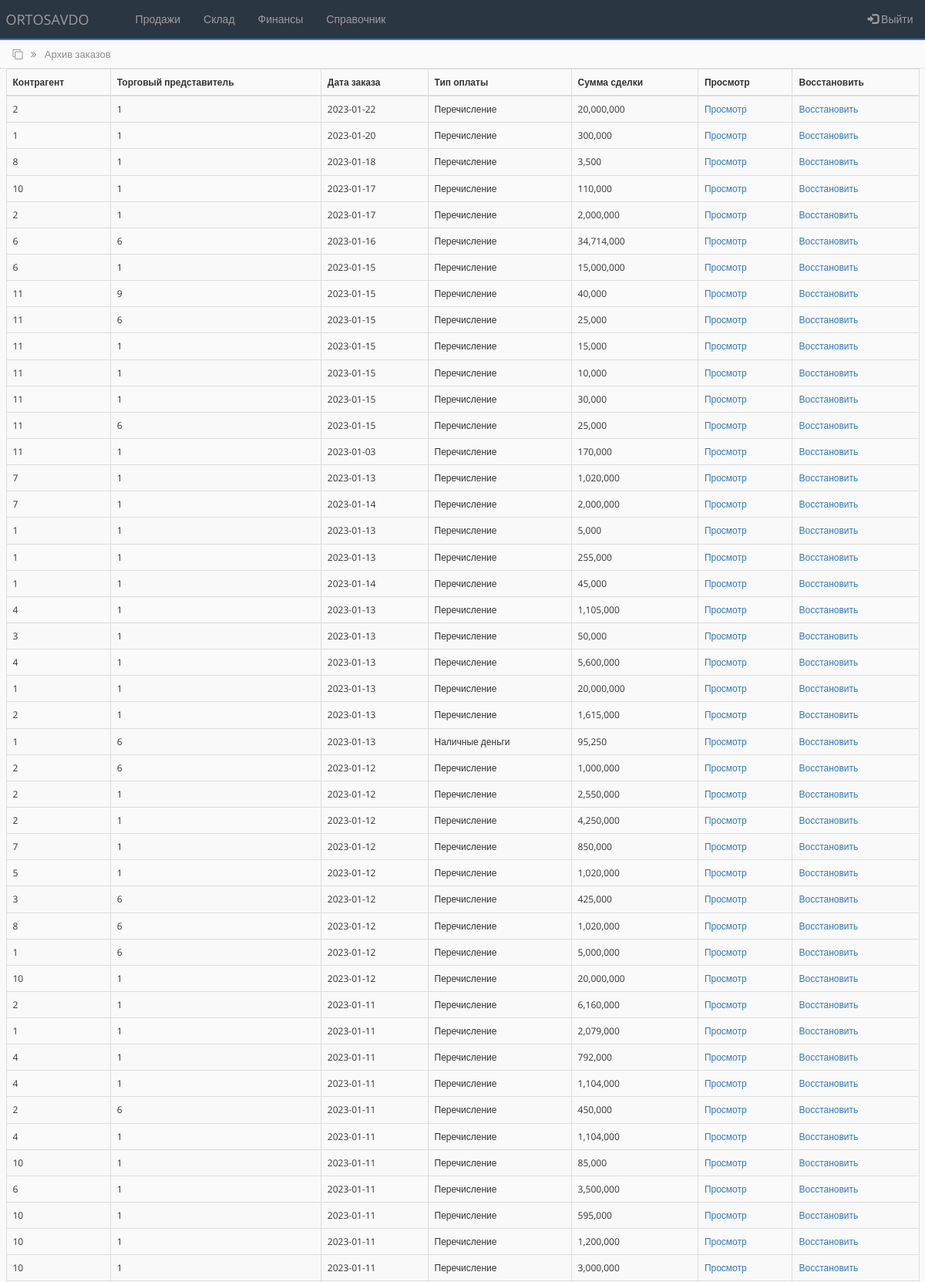
Screenshot of /archive_order.php (signed in, upper part) with the database file from the repository.
### tables this page shows
CREATE TABLE `main_ord_tbl` (
  `id` int(100) NOT NULL,
  `contractor` varchar(250) NOT NULL,
  `sale_agent` varchar(250) NOT NULL,
  `ord_date` date NOT NULL,
  `payment_type` varchar(250) NOT NULL,
  `transaction_amount` int(100) NOT NULL,
  `order_status` int(100) NOT NULL DEFAULT '0'
);

### archive_order.php (the view, shortened to what this page needs)
<?php
include('settings.php');
$query = "SELECT * FROM main_ord_tbl WHERE order_status='1' ORDER by id DESC";
$rs_result = mysqli_query ($connect, $query);
?>
<!DOCTYPE html>
<html lang="en">
<head>
    <link rel="stylesheet" href="https://maxcdn.bootstrapcdn.com/bootstrap/3.4.1/css/bootstrap.min.css">
    <link rel="stylesheet" href="https://cdnjs.cloudflare.com/ajax/libs/font-awesome/4.7.0/css/font-awesome.min.css">
    <link rel="stylesheet" href="css/bootstrap-grid.min.css">
    <link rel="stylesheet" href="css/style.css">
</head>
<body>
<?php include 'partSite/nav.php'; ?>
<div class="page_name">
    <div class="container-fluid">
        <i class="fa fa-clone" aria-hidden="true"></i>
        <i class="fa fa-angle-double-right right_cus"></i>
        <span class="right_cus">Архив заказов</span>
    </div>
</div>
<div class="all_table">
    <div class="container-fluid">
        <table class="table table-striped table-bordered">
        <thead>
            <tr>
            <th scope="col">Контрагент</th>
            <th scope="col">Торговый представитель</th>
            <th scope="col">Дата заказа</th>
            <th scope="col">Тип оплаты</th>
            <th scope="col">Сумма сделки</th>
            <th scope="col">Просмотр</th>
            <th scope="col">Восстановить</th>
            </tr>
        </thead>
        <tbody>
<?php
    while ($row = mysqli_fetch_array($rs_result)) {
?>
            <tr>
                <td><?php echo $row["contractor"]; ?></td>
                <td><?php echo $row["sale_agent"]; ?></td>
                <td><?php echo $row["ord_date"]; ?></td>
                <td><?php echo $row["payment_type"]; ?></td>
                <td><?php echo number_format($row['transaction_amount']); ?></td>
                <td><a href="inside_archive_order.php?id=<?php echo $row["id"]; ?>&&payment_type=<?php echo $row["payment_type"]; ?>&&sale_agent=<?php echo $row["sale_agent"]; ?>&&contractor=<?php echo $row["contractor"]; ?>&&date=<?php echo $row["ord_date"]; ?>">Просмотр</a></td>
                <td><a href="action.php?restore_id=<?=$row['id']?>" onclick="return confirm('Восстановить?')" role="button">Восстановить</a></td
            </tr>
<?php
    };
?>
        </tbody>
        </table>
    </div>
</div>
</body>
</html>

### css/style.css (style rules this page uses)
* { box-sizing:border-box;margin:0;padding:0;transition:all 0.01s }
body { background-color:#FAFAFB;font-family:"Open Sans",sans-serif;font-size:12px }
.page_name { width:100%;height:37px;padding:9px;margin-top:-20px;border-bottom:1px dotted #CDCDCD;color:#8d8d8d;font-size:13px }
.right_cus { margin-left:7px }
.table { padding-top:10px }
.table-bordered { margin-bottom:0 !important }

### rows the page displays
main_ord_tbl: contractor "2", sale_agent "1", ord_date "2023-01-22", payment_type "Перечисление", transaction_amount "20,000,000"
main_ord_tbl: contractor "1", sale_agent "1", ord_date "2023-01-20", payment_type "Перечисление", transaction_amount "300,000"
main_ord_tbl: contractor "8", sale_agent "1", ord_date "2023-01-18", payment_type "Перечисление", transaction_amount "3,500"
main_ord_tbl: contractor "10", sale_agent "1", ord_date "2023-01-17", payment_type "Перечисление", transaction_amount "110,000"
main_ord_tbl: contractor "2", sale_agent "1", ord_date "2023-01-17", payment_type "Перечисление", transaction_amount "2,000,000"
main_ord_tbl: contractor "6", sale_agent "6", ord_date "2023-01-16", payment_type "Перечисление", transaction_amount "34,714,000"
main_ord_tbl: contractor "6", sale_agent "1", ord_date "2023-01-15", payment_type "Перечисление", transaction_amount "15,000,000"
main_ord_tbl: contractor "11", sale_agent "9", ord_date "2023-01-15", payment_type "Перечисление", transaction_amount "40,000"
main_ord_tbl: contractor "11", sale_agent "6", ord_date "2023-01-15", payment_type "Перечисление", transaction_amount "25,000"
main_ord_tbl: contractor "11", sale_agent "1", ord_date "2023-01-15", payment_type "Перечисление", transaction_amount "15,000"
main_ord_tbl: contractor "11", sale_agent "1", ord_date "2023-01-15", payment_type "Перечисление", transaction_amount "10,000"
main_ord_tbl: contractor "11", sale_agent "1", ord_date "2023-01-15", payment_type "Перечисление", transaction_amount "30,000"
main_ord_tbl: contractor "11", sale_agent "6", ord_date "2023-01-15", payment_type "Перечисление", transaction_amount "25,000"
main_ord_tbl: contractor "11", sale_agent "1", ord_date "2023-01-03", payment_type "Перечисление", transaction_amount "170,000"
main_ord_tbl: contractor "7", sale_agent "1", ord_date "2023-01-13", payment_type "Перечисление", transaction_amount "1,020,000"
main_ord_tbl: contractor "7", sale_agent "1", ord_date "2023-01-14", payment_type "Перечисление", transaction_amount "2,000,000"
main_ord_tbl: contractor "1", sale_agent "1", ord_date "2023-01-13", payment_type "Перечисление", transaction_amount "5,000"
main_ord_tbl: contractor "1", sale_agent "1", ord_date "2023-01-13", payment_type "Перечисление", transaction_amount "255,000"
main_ord_tbl: contractor "1", sale_agent "1", ord_date "2023-01-14", payment_type "Перечисление", transaction_amount "45,000"
main_ord_tbl: contractor "4", sale_agent "1", ord_date "2023-01-13", payment_type "Перечисление", transaction_amount "1,105,000"
main_ord_tbl: contractor "3", sale_agent "1", ord_date "2023-01-13", payment_type "Перечисление", transaction_amount "50,000"
main_ord_tbl: contractor "4", sale_agent "1", ord_date "2023-01-13", payment_type "Перечисление", transaction_amount "5,600,000"
main_ord_tbl: contractor "1", sale_agent "1", ord_date "2023-01-13", payment_type "Перечисление", transaction_amount "20,000,000"
main_ord_tbl: contractor "2", sale_agent "1", ord_date "2023-01-13", payment_type "Перечисление", transaction_amount "1,615,000"
main_ord_tbl: contractor "1", sale_agent "6", ord_date "2023-01-13", payment_type "Наличные деньги", transaction_amount "95,250"
main_ord_tbl: contractor "2", sale_agent "6", ord_date "2023-01-12", payment_type "Перечисление", transaction_amount "1,000,000"
main_ord_tbl: contractor "2", sale_agent "1", ord_date "2023-01-12", payment_type "Перечисление", transaction_amount "2,550,000"
main_ord_tbl: contractor "2", sale_agent "1", ord_date "2023-01-12", payment_type "Перечисление", transaction_amount "4,250,000"
main_ord_tbl: contractor "7", sale_agent "1", ord_date "2023-01-12", payment_type "Перечисление", transaction_amount "850,000"
main_ord_tbl: contractor "5", sale_agent "1", ord_date "2023-01-12", payment_type "Перечисление", transaction_amount "1,020,000"
main_ord_tbl: contractor "3", sale_agent "6", ord_date "2023-01-12", payment_type "Перечисление", transaction_amount "425,000"
main_ord_tbl: contractor "8", sale_agent "6", ord_date "2023-01-12", payment_type "Перечисление", transaction_amount "1,020,000"
main_ord_tbl: contractor "1", sale_agent "6", ord_date "2023-01-12", payment_type "Перечисление", transaction_amount "5,000,000"
main_ord_tbl: contractor "10", sale_agent "1", ord_date "2023-01-12", payment_type "Перечисление", transaction_amount "20,000,000"
main_ord_tbl: contractor "2", sale_agent "1", ord_date "2023-01-11", payment_type "Перечисление", transaction_amount "6,160,000"
main_ord_tbl: contractor "1", sale_agent "1", ord_date "2023-01-11", payment_type "Перечисление", transaction_amount "2,079,000"
main_ord_tbl: contractor "4", sale_agent "1", ord_date "2023-01-11", payment_type "Перечисление", transaction_amount "792,000"
main_ord_tbl: contractor "4", sale_agent "1", ord_date "2023-01-11", payment_type "Перечисление", transaction_amount "1,104,000"
main_ord_tbl: contractor "2", sale_agent "6", ord_date "2023-01-11", payment_type "Перечисление", transaction_amount "450,000"
main_ord_tbl: contractor "4", sale_agent "1", ord_date "2023-01-11", payment_type "Перечисление", transaction_amount "1,104,000"
main_ord_tbl: contractor "10", sale_agent "1", ord_date "2023-01-11", payment_type "Перечисление", transaction_amount "85,000"
main_ord_tbl: contractor "6", sale_agent "1", ord_date "2023-01-11", payment_type "Перечисление", transaction_amount "3,500,000"
main_ord_tbl: contractor "10", sale_agent "1", ord_date "2023-01-11", payment_type "Перечисление", transaction_amount "595,000"
main_ord_tbl: contractor "10", sale_agent "1", ord_date "2023-01-11", payment_type "Перечисление", transaction_amount "1,200,000"
main_ord_tbl: contractor "10", sale_agent "1", ord_date "2023-01-11", payment_type "Перечисление", transaction_amount "3,000,000"
